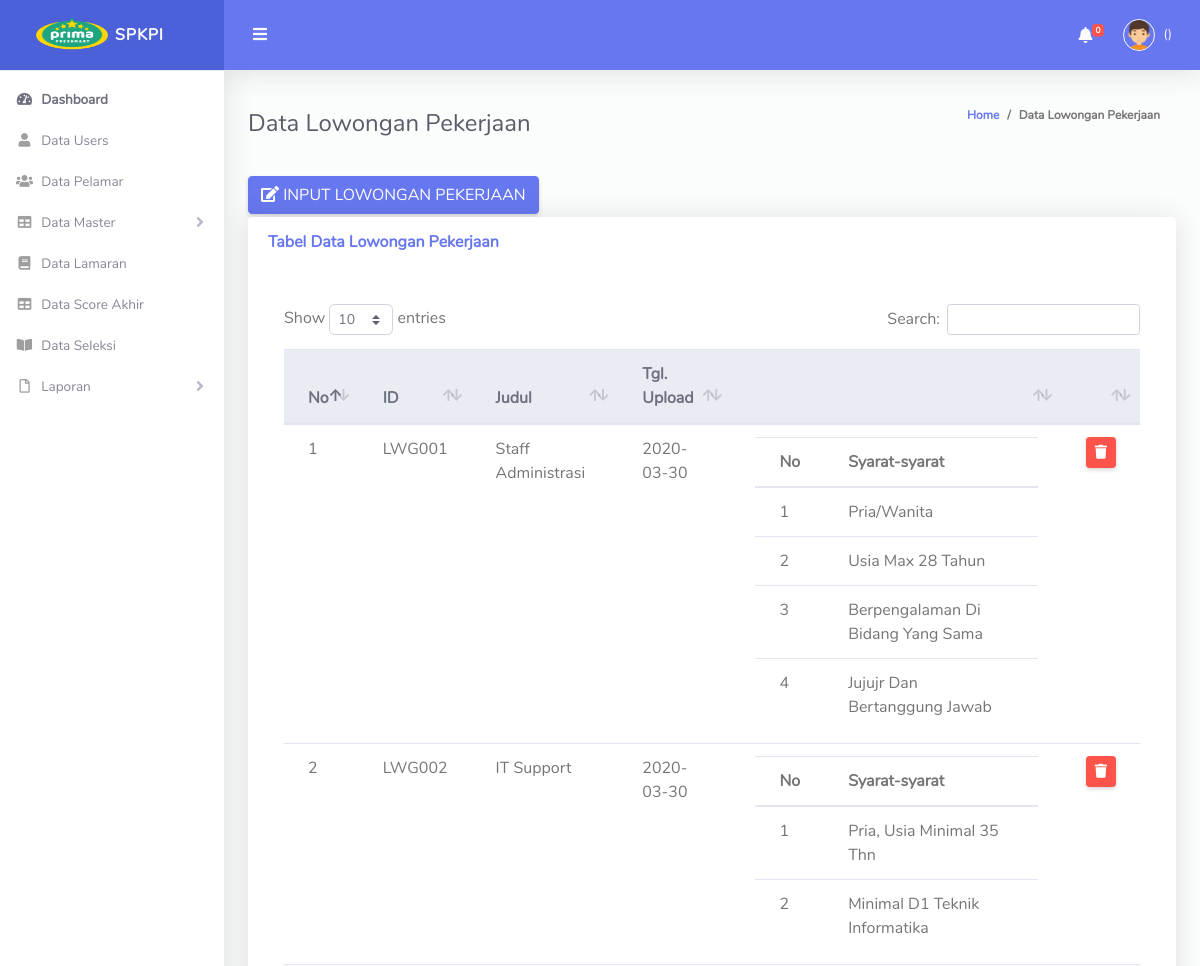
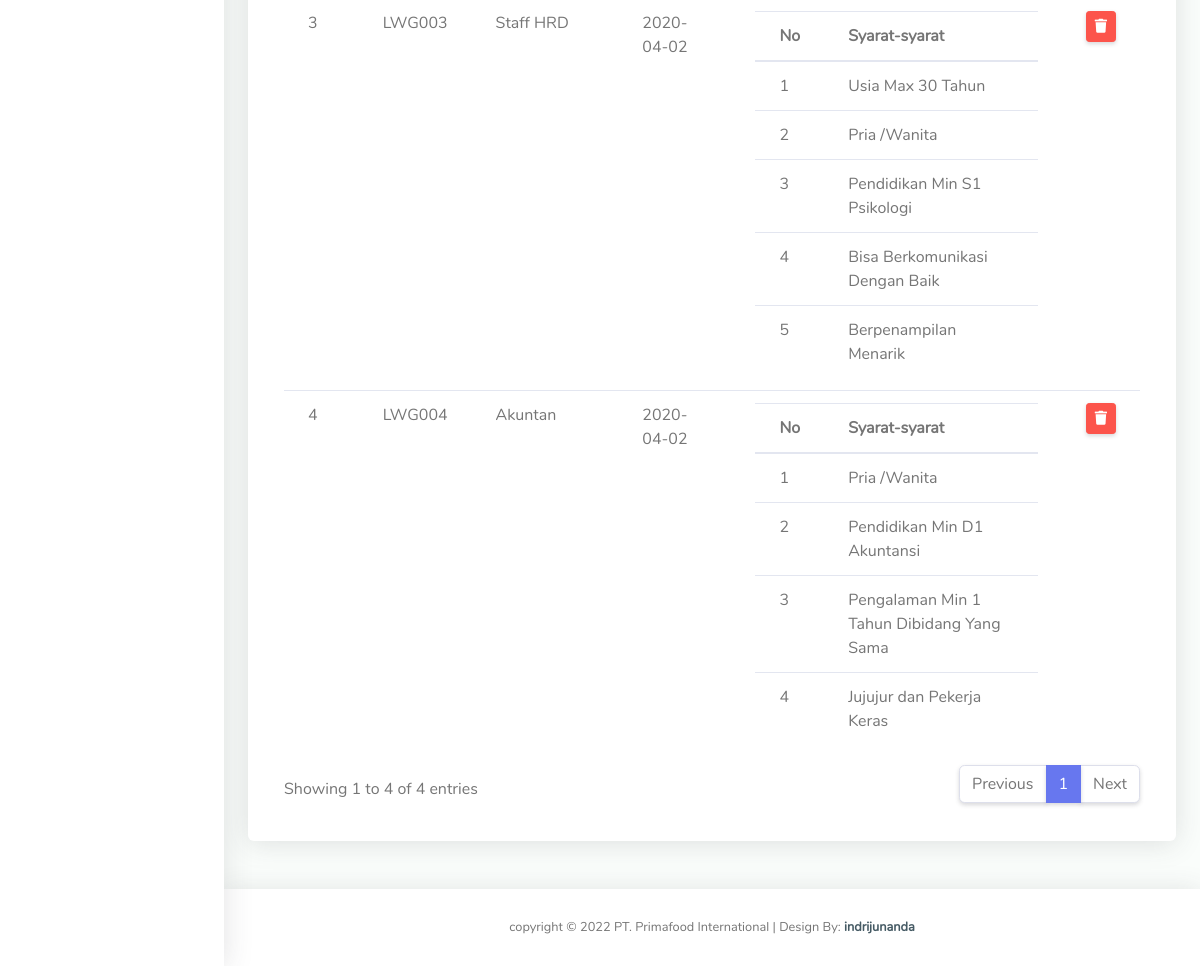
The app's page /pages/dashboard_hrd.php?p=data_lowongan with its own data (2 pictures, top to bottom).
### tables this page shows
CREATE TABLE `tbl_lowongan` (
  `id_lowongan` varchar(50) NOT NULL,
  `judul` varchar(50) NOT NULL,
  `tgl_upload` varchar(50) NOT NULL
);

CREATE TABLE `tbl_syarat_lowongan` (
  `id_syarat` int(11) NOT NULL,
  `id_lowongan` varchar(50) NOT NULL,
  `syarat` varchar(50) NOT NULL
);

### pages/HRD/data_lowongan.php (the view)
<div class="container-fluid" id="container-wrapper">
  <div class="d-sm-flex align-items-center justify-content-between mb-4">
    <h2 class="h4 mb-0 text-gray-800">Data Lowongan Pekerjaan</h2>
    <ol class="breadcrumb">
      <li class="breadcrumb-item"><a href="#">Home</a></li>
      <li class="breadcrumb-item active" aria-current="page">Data Lowongan Pekerjaan</li>
    </ol>
  </div>
  <a href="dashboard_hrd.php?p=input_lowongan" class="btn btn-primary" style="margin-bottom: 3px;"><i class="fa fa-edit"></i> INPUT LOWONGAN PEKERJAAN</a>
  <div class="row mb-12">
    <div class="col-xl-12 col-md-6 mb-4">
       <div class="card mb-4">
        <div class="card-header py-3 d-flex flex-row align-items-center justify-content-between">
          <h6 class="m-0 font-weight-bold text-primary">Tabel Data Lowongan Pekerjaan</h6>
        </div>
        <div class="card-body">
          <div class="table-responsive p-3">
          <table class="table align-items-center " id="dataTableHover">
            <thead class="thead-light">
              <tr>
                <th>No</th>
                <th>ID</th>
                <th>Judul</th>
                <th>Tgl. Upload</th>
                <th></th>
                <th></th>
              </tr>
            </thead>
            <tbody>
              <?php
              include"koneksi.php";
              $no=1;
              $query="SELECT*FROM tbl_lowongan";
              $sql=mysqli_query($connect, $query);
              while($data=mysqli_fetch_array($sql)) {?>
              <tr>
                <td><?php echo $no;?></td>
                <td><?php echo $data['id_lowongan'];?></td>
                <td><?php echo $data['judul'];?></td>
                <td><?php echo $data['tgl_upload'];?></td>
                <td>
                  <table class="table">
                    <thead>
                      <tr>
                        <th>No</th>
                        <th>Syarat-syarat</th>
                      </tr>
                    </thead>
                    <tbody>
                      <?php
                      include"koneksi.php";
                      $no_a=1;
                      $query_a="SELECT*FROM tbl_syarat_lowongan WHERE id_lowongan='".$data['id_lowongan']."'";
                      $sql_a=mysqli_query($connect, $query_a);
                      while($data_a=mysqli_fetch_array($sql_a)) {?>
                      <tr>
                        <td><?php echo $no_a;?></td>
                        <td><?php echo $data_a['syarat'];?></td>
                      </tr>
                      <?php $no_a++;}?>
                    </tbody>
                  </table>
                </td>
                <td><a href="proses_hapus_lowongan.php?id=<?php echo $data['id_lowongan'];?>" class="btn btn-danger btn-sm"><i class="fa fa-trash"></i></a></td>
              </tr>
              <?php $no++;}
              ?>
            </tbody>
          </table>
        </div>
        </div>
      </div>
    </div>
  </div>
</div>

### records on screen
tbl_lowongan: id_lowongan "LWG001", judul "Staff Administrasi", tgl_upload "2020-03-30"
tbl_syarat_lowongan: syarat "Pria/Wanita"
tbl_syarat_lowongan: syarat "Usia Max 28 Tahun"
tbl_syarat_lowongan: syarat "Berpengalaman Di Bidang Yang Sama"
tbl_syarat_lowongan: syarat "Jujujr Dan Bertanggung Jawab"
tbl_lowongan: id_lowongan "LWG002", judul "IT Support", tgl_upload "2020-03-30"
tbl_syarat_lowongan: syarat "Pria, Usia Minimal 35 Thn"
tbl_syarat_lowongan: syarat "Minimal D1 Teknik Informatika"
tbl_lowongan: id_lowongan "LWG003", judul "Staff HRD", tgl_upload "2020-04-02"
tbl_syarat_lowongan: syarat "Usia Max 30 Tahun"
tbl_syarat_lowongan: syarat "Pria /Wanita"
tbl_syarat_lowongan: syarat "Pendidikan Min S1 Psikologi"
tbl_syarat_lowongan: syarat "Bisa Berkomunikasi Dengan Baik"
tbl_syarat_lowongan: syarat "Berpenampilan Menarik"
tbl_lowongan: id_lowongan "LWG004", judul "Akuntan", tgl_upload "2020-04-02"
tbl_syarat_lowongan: syarat "Pria /Wanita"
tbl_syarat_lowongan: syarat "Pendidikan Min D1 Akuntansi"
tbl_syarat_lowongan: syarat "Pengalaman Min 1 Tahun Dibidang Yang Sama"
tbl_syarat_lowongan: syarat "Jujujur dan Pekerja Keras"

### other values on screen
$count "0"
